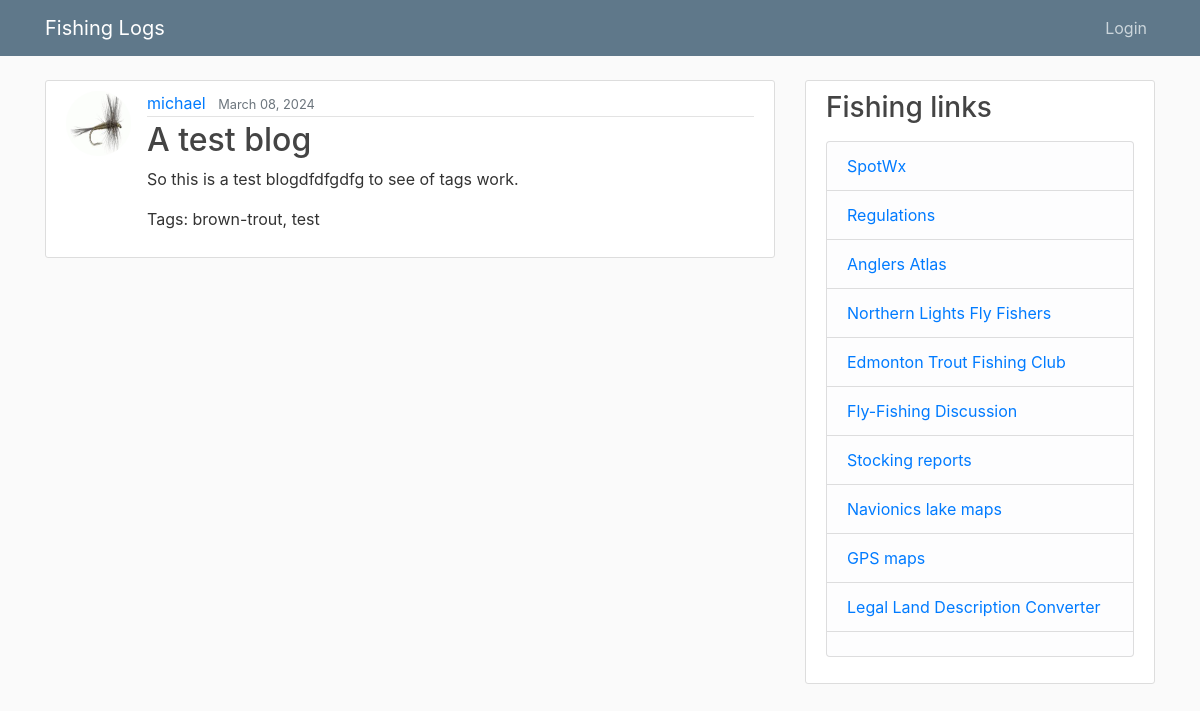
/blog/post/12/, run on an earlier commit of the app's database.
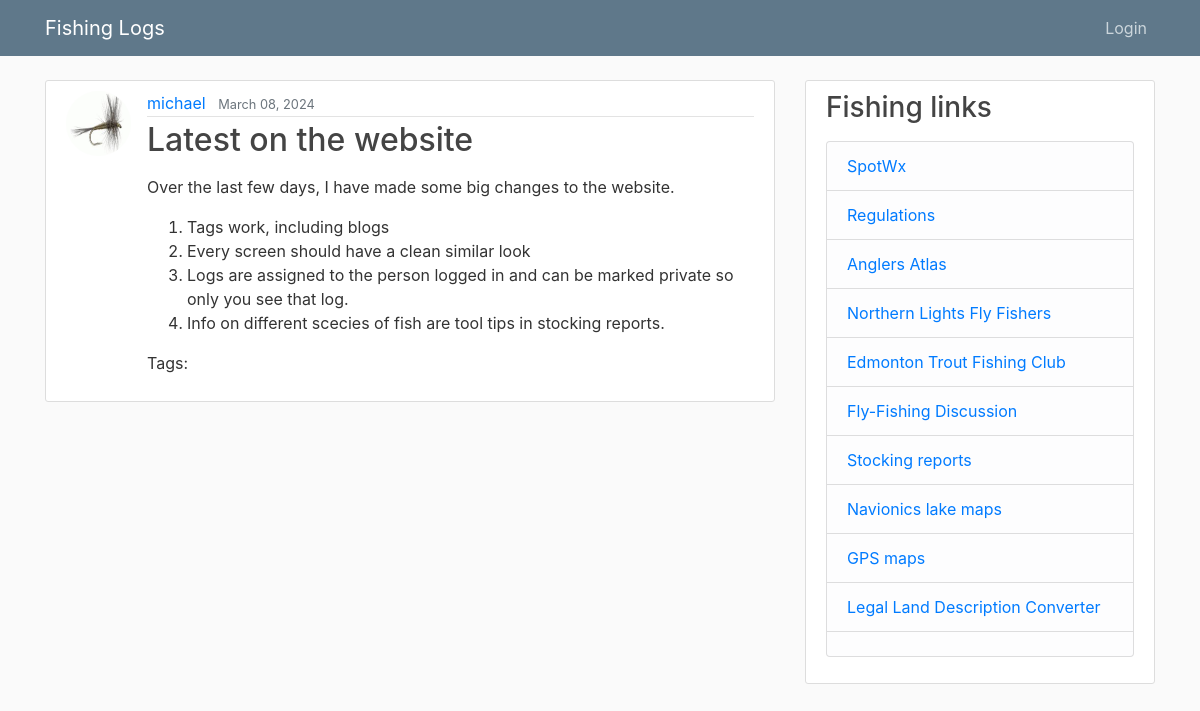
And on a later commit of the database.
### blog/models.py (models this page shows, shortened)
class Post(models.Model):
    title = models.CharField(max_length=100)
    content = RichTextField (blank=True, null=True)
    date_posted = models.DateTimeField(default=timezone.now)
    author = models.ForeignKey(User, on_delete=models.CASCADE)
    tags = TaggableManager(blank=True)

### users/models.py (models this page shows, shortened)
class Profile(models.Model):
    user = models.OneToOneField(User, on_delete=models.CASCADE)
    address = models.CharField (max_length=100, default = '10220 104 Ave NW')
    city = models.CharField (max_length=15, default = 'Edmonton')
    prov = models.CharField (max_length=5, default = 'AB')
    image = models.ImageField(default='default.jpg', upload_to='profile_pics')

### blog/views.py (the view)
# urls.py: path('post/<int:pk>/', PostDetailView.as_view(), name='post-detail'),
class PostDetailView(DetailView):
    model = Post

### blog/templates/blog/post_detail.html (shortened to what this page needs)
{% extends "blog/base.html" %}
{% block content %}
  <article class="media content-section">
    <img class="rounded-circle article-img" src="{{ object.author.profile.image.url }}">
    <div class="media-body">
      <div class="article-metadata">
        <a class="mr-2" href="{% url 'user-posts' object.author.username %}">{{ object.author }}</a>
        <small class="text-muted">{{ object.date_posted|date:"F d, Y" }}</small>
      </div>
      <h2 class="article-title">{{ object.title }}</h2>
      <p class="article-content">{{ object.content | safe }}</p>
      <p>Tags: {% for tag in object.tags.all %}{{ tag }}{% if not forloop.last %}, {% endif %}{% endfor %}</p>
    </div>
  </article>
{% endblock content %}

What changed in the data, as far as the page shows it:
no longer on this page (row unchanged): Tag: name "brown-trout"
no longer on this page (row unchanged): Tag: name "test"
changed Post "michael": title "A test blog" → "Latest on the website"; content "So this is a test blogdfdfgdfg to see of tags work." → "Over the last few days, I have made some big changes to the website. Tags work, including blogs Every screen should have a clean similar look Logs are assigned to the person logged in and can be marked private so only you see that log. Info on different scecies of fish are tool tips in stocking reports."
